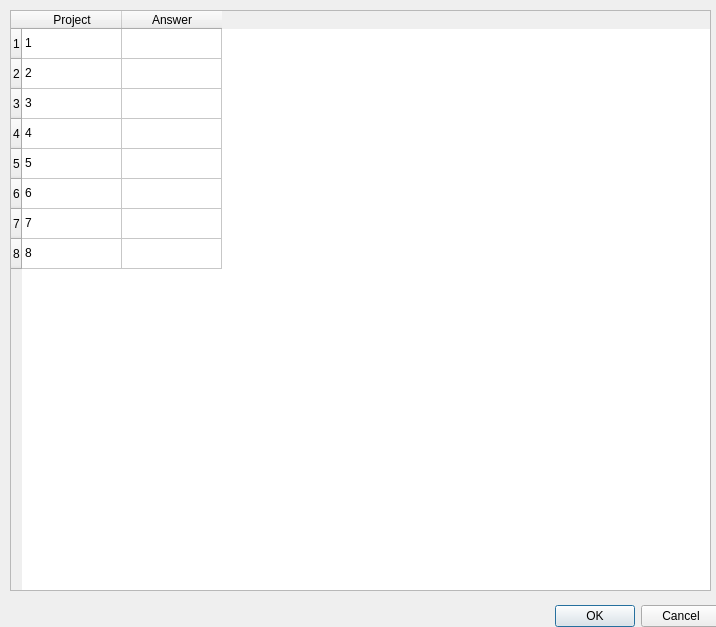
<?xml version="1.0" encoding="UTF-8"?>
<ui version="4.0">
 <class>Dialog</class>
 <widget class="QDialog" name="Dialog">
  <property name="geometry">
   <rect>
    <x>0</x>
    <y>0</y>
    <width>716</width>
    <height>627</height>
   </rect>
  </property>
  <property name="windowTitle">
   <string>Dialog</string>
  </property>
  <widget class="QDialogButtonBox" name="buttonBox">
   <property name="geometry">
    <rect>
     <x>380</x>
     <y>600</y>
     <width>341</width>
     <height>32</height>
    </rect>
   </property>
   <property name="orientation">
    <enum>Qt::Horizontal</enum>
   </property>
   <property name="standardButtons">
    <set>QDialogButtonBox::Cancel|QDialogButtonBox::Ok</set>
   </property>
  </widget>
  <widget class="QTableWidget" name="tableWidget">
   <property name="geometry">
    <rect>
     <x>10</x>
     <y>10</y>
     <width>701</width>
     <height>581</height>
    </rect>
   </property>
   <row>
    <property name="text">
     <string>1</string>
    </property>
   </row>
   <row>
    <property name="text">
     <string>2</string>
    </property>
   </row>
   <row>
    <property name="text">
     <string>3</string>
    </property>
   </row>
   <row>
    <property name="text">
     <string>4</string>
    </property>
   </row>
   <row>
    <property name="text">
     <string>5</string>
    </property>
   </row>
   <row>
    <property name="text">
     <string>6</string>
    </property>
   </row>
   <row>
    <property name="text">
     <string>7</string>
    </property>
   </row>
   <row>
    <property name="text">
     <string>8</string>
    </property>
   </row>
   <column>
    <property name="text">
     <string>Project</string>
    </property>
   </column>
   <column>
    <property name="text">
     <string>Answer</string>
    </property>
   </column>
   <item row="0" column="0">
    <property name="text">
     <string>1</string>
    </property>
   </item>
   <item row="1" column="0">
    <property name="text">
     <string>2</string>
    </property>
   </item>
   <item row="2" column="0">
    <property name="text">
     <string>3</string>
    </property>
   </item>
   <item row="3" column="0">
    <property name="text">
     <string>4</string>
    </property>
   </item>
   <item row="4" column="0">
    <property name="text">
     <string>5</string>
    </property>
   </item>
   <item row="5" column="0">
    <property name="text">
     <string>6</string>
    </property>
   </item>
   <item row="6" column="0">
    <property name="text">
     <string>7</string>
    </property>
   </item>
   <item row="7" column="0">
    <property name="text">
     <string>8</string>
    </property>
   </item>
  </widget>
 </widget>
 <resources/>
 <connections>
  <connection>
   <sender>buttonBox</sender>
   <signal>accepted()</signal>
   <receiver>Dialog</receiver>
   <slot>accept()</slot>
   <hints>
    <hint type="sourcelabel">
     <x>248</x>
     <y>254</y>
    </hint>
    <hint type="destinationlabel">
     <x>157</x>
     <y>274</y>
    </hint>
   </hints>
  </connection>
  <connection>
   <sender>buttonBox</sender>
   <signal>rejected()</signal>
   <receiver>Dialog</receiver>
   <slot>reject()</slot>
   <hints>
    <hint type="sourcelabel">
     <x>316</x>
     <y>260</y>
    </hint>
    <hint type="destinationlabel">
     <x>286</x>
     <y>274</y>
    </hint>
   </hints>
  </connection>
 </connections>
</ui>
